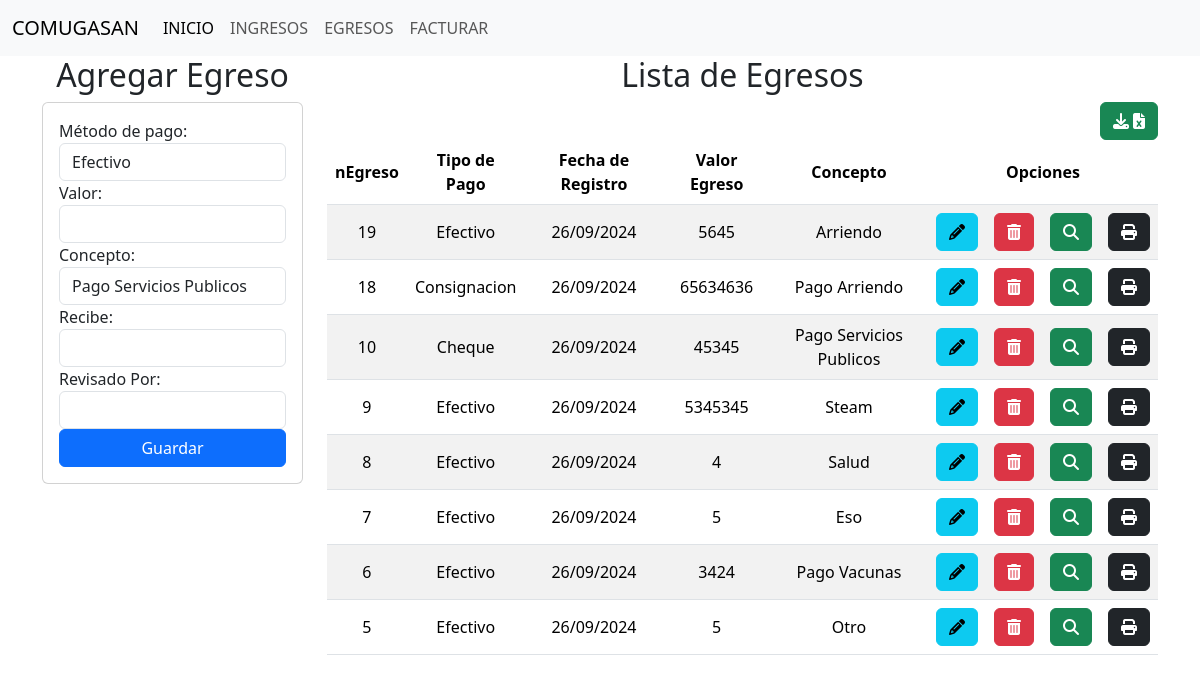
The page /egresos/ on the database as committed earlier.
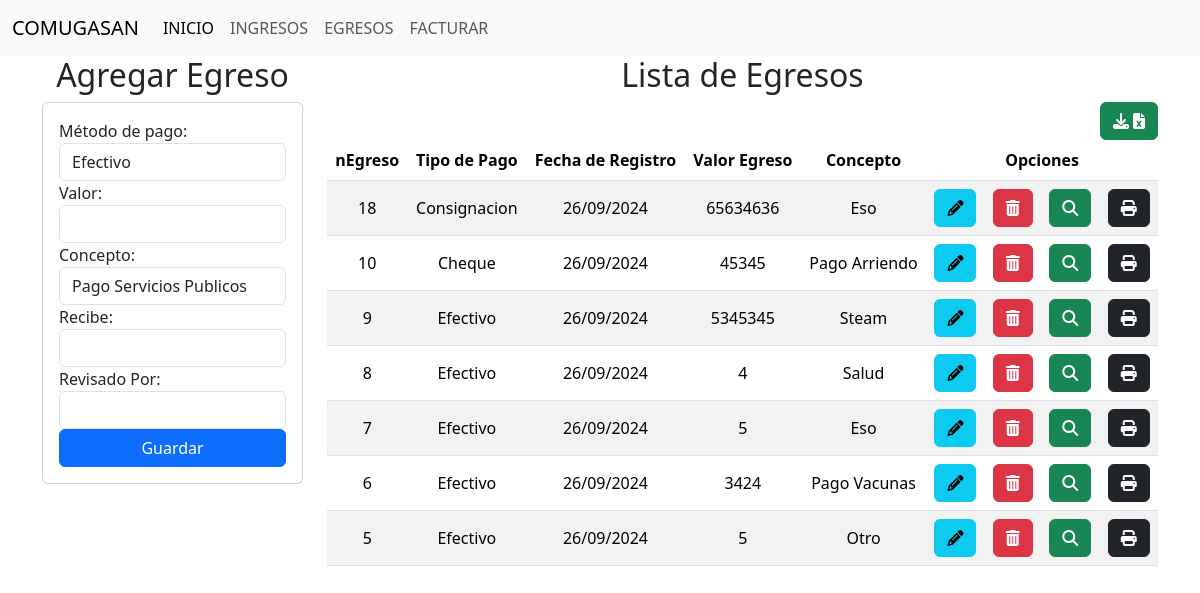
The same page on the database as committed later.
### comite/models.py (models this page shows, shortened)
class Egresos(models.Model):
    nEgreso = models.AutoField(primary_key=True)
    tipo_pago = models.CharField(max_length=20)
    valorEgreso = models.IntegerField(default=0,blank=True,null=True)
    concepto = models.CharField(max_length=200)
    ciudad = models.CharField(max_length=100,default='San Juan Nepomuceno',editable=False)
    recibe = models.CharField(max_length=100, null=False)
    aprobado = models.CharField(max_length=100,default='Jorge Arzuaga',editable=False)
    revisado = models.CharField(max_length=100,default='Jorge Arzuaga',null=False)
    contabilizado = models.CharField(max_length=100,default='Eduard Posso',editable=False)
    fecha = models.DateTimeField(auto_now_add=True,editable=False)

### comite/views.py (the view)
# urls.py: path('egresos/',views.egresos),
def egresos(request):
    egresos = Egresos.objects.all()
    egresos_invertidos = []
    for i in egresos[::-1]:
        egresos_invertidos.append(i)
    return render(request,"egresos/egresos.html",{"egresos":egresos_invertidos})

### comite/templates/egresos/egresos.html (shortened to what this page needs)
{% extends "base.html" %}
{% load static %}
{% block body %}
<div class="row">
    <div class=" col-sm-12 col-md-6 col-lg-3 col-xl-3">
        <h2 style="text-align: center;">Agregar Egreso</h2>
        <div class="card">
            <div class="card-body">
                <form action="/registrarEgreso/" id="registro-form" method="POST">
                    <label for="tipo_pago">Método de pago:</label>
                    <select id="tipo_pago" class="form-control" name="tipo_pago">
                        <option value="Efectivo">Efectivo</option>
                    </select>
                    <div class="form-group">
                        <label>Valor:</label>
                        <input class="form-control" type="number" id="valorEgreso" name="valorEgreso" maxlength="20" required>
                    </div>
                    <div>
                        <label for="concepto">Concepto:</label>
                        <select id="concepto" class="form-control" name="concepto">
                            <option value="Pago Servicios Publicos">Pago Servicios Publicos</option>
                        </select>
                    </div>
                    <div class="form-group" class="form-control">
                        <label>Recibe:</label>
                        <input class="form-control" type="text" id="recibe" name="recibe" maxlength="20" required>
                    </div>
                    <div class="form-group" class="form-control">
                        <label>Revisado Por:</label>
                        <input class="form-control" type="text" id="revisado" name="revisado" maxlength="20" required>
                    </div>
                    <div class="form-group">
                        <button type="submit" class="btn btn-primary w-100 text-white">Guardar</button>
                    </div>
                </form>
            </div>
        </div>
    </div>
    <div class=" col-sm-12 col-md-6 col-lg-9 col-xl-9">
        <h2 style="text-align: center;">Lista de Egresos</h2>
        <div style="text-align: right;">
        <td><a href="/egresos/descargarExcelEgresos/" class="btn btn-success">  <i class="fa-solid fa-download">&nbsp;</i><i class="fa-solid fa-file-excel"> </i></i></></a></td>
        </div>
        <div class="table-responsive">
            <table class="table table-striped">
                <thead>
                    <tr>
                        <th>nEgreso</th>
                        <th>Tipo de Pago</th>
                        <th>Fecha de Registro</th>
                        <th>Valor Egreso</th>
                        <th>Concepto</th>
                        <th colspan="4">Opciones</th>
                    </tr>
                </thead>
                <tbody>
                    {% for items in egresos %}
                    <tr>
                        <td>{{items.nEgreso}}</td>
                        <td>{{items.tipo_pago}}</td>
                        <td>{{items.fecha|date:"d/m/Y"}}</td>
                        <td>{{items.valorEgreso}}</td>
                        <td>{{items.concepto}}</td>
                        <td><a href="edicionEgreso/{{items.nEgreso}}" class="btn btn-info"><i class="fa-solid fa-pencil"></i></a></td>
                        <td><a href="eliminacionEgreso/{{items.nEgreso}}" class="btn btn-danger btnEliminacion"> <i class="fa-solid fa-trash-can"></i></a></td>
                        <td><a href="detalleEgreso/{{items.nEgreso}}" class="btn btn-success"><i class="fa-solid fa-magnifying-glass"></i></a></td>
                        <td><a href="imprimirEgreso/{{items.nEgreso}}" onclick="abrirPopup(event, 'imprimirEgreso/{{items.nEgreso}}', 'Mi ventana emergente', 800, 1000)"  class="btn btn-dark"><i class="fa-solid fa-print"></i></i></i></a></td>
                    </tr>
                    {% endfor%}
                </tbody>
            </table>
        </div>
    </div>
</div>
{% endblock %}

Rows that differ between the two databases and show on the page:
removed Egresos: nEgreso "19", tipo_pago "Efectivo", fecha "26/09/2024", valorEgreso "5645", concepto "Arriendo"
changed Egresos "Consignacion": concepto "Pago Arriendo" → "Eso"
changed Egresos "Cheque": concepto "Pago Servicios Publicos" → "Pago Arriendo"
